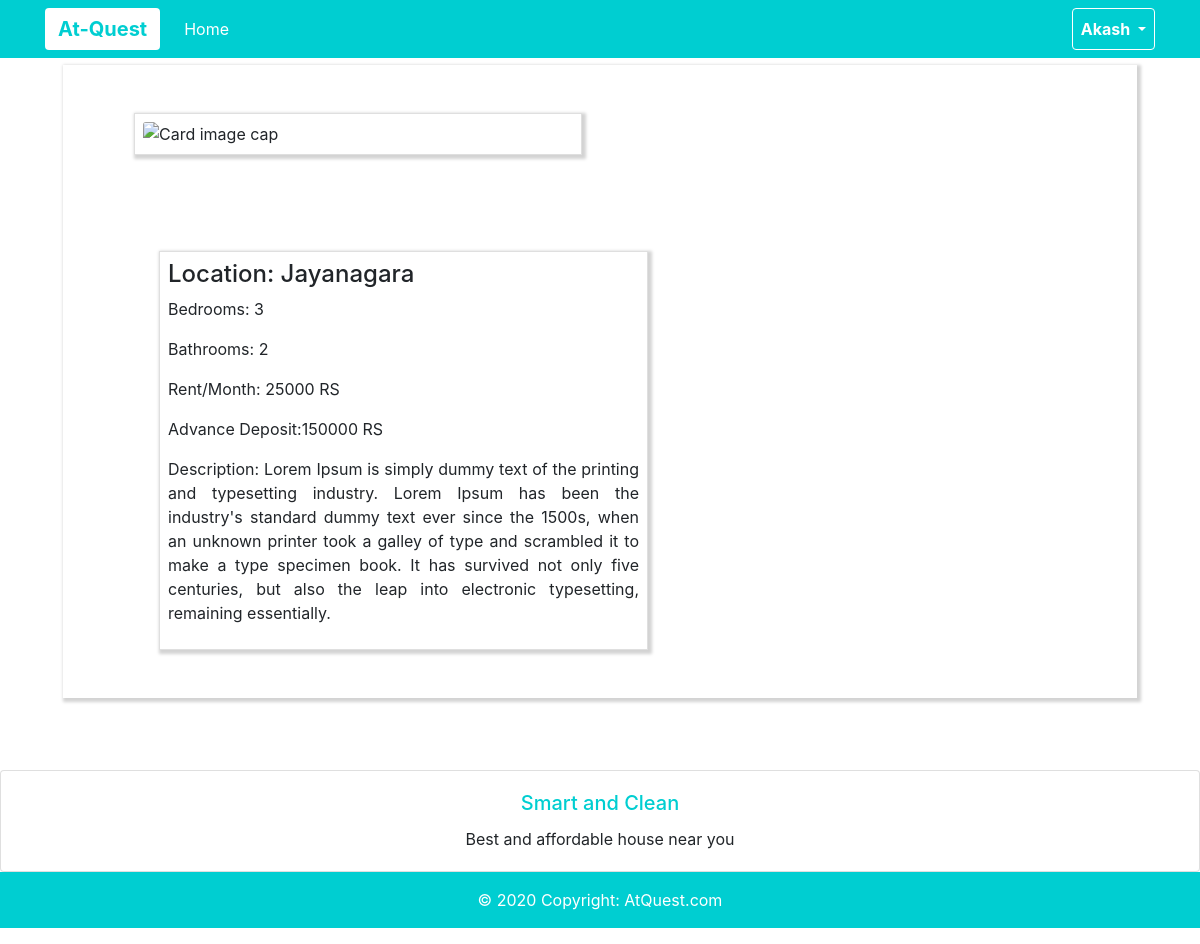
Page /product/14 (signed in) on the committed database.
### houseowner/models.py (models this page shows)
class housedetail(models.Model):
    mid = models.AutoField
    bedrooms = models.IntegerField()
    bathrooms = models.IntegerField()
    area = models.CharField(max_length=30)
    expected_rent = models.CharField(max_length=50)
    expected_advance = models.CharField(max_length=50)
    image = models.ImageField(upload_to="houseowner/images")

### customer/views.py (the view)
# urls.py: path('product/<int:mid>', views.product, name='product'),
@login_required
def product(request, mid):
    product = housedetail.objects.filter(id=mid)
    print(product)
    return render(request, 'product.html', {'product': product[0]})

### customer/templates/product.html
{% extends 'base.html' %}
{% block content %}
<div class="row my-5 mx-5 px-5" style="  box-shadow: 2px 2px 3px 2px #D3D3D3; border-radius: 0px;">
    <div class="card px-2 my-5 py-2 "  style="width: 28rem; margin-left:23px; margin-bottom:50px; box-shadow: 2px 2px 3px 2px #D3D3D3; border-radius: 0px;">
    <img class="card-img-top" src="https://homelane.com/cdn-cgi/image/width=1440,fit=cover/https://super.homelane.com/products/07dec18/entertainment_unit/6.jpg"  alt="Card image cap">
    </div>
    <div class="card px-2 my-5 ml-5 py-2 col-6"  style="width: 28rem;  box-shadow: 2px 2px 3px 2px #D3D3D3; border-radius: 0px;">
        <h4>Location: {{product.area}}</h4>
        <p>Bedrooms: {{product.bedrooms}}</p>
        <p>Bathrooms: {{product.bathrooms}}</p>
        <p>Rent/Month: {{product.expected_rent}} RS</p>
        <p>Advance Deposit:{{product.expected_advance}} RS</p>
        <p class="text-justify">Description: Lorem Ipsum is simply dummy text of the printing and typesetting industry. Lorem Ipsum has been the industry's standard dummy text ever since the 1500s, when an unknown printer took a galley of type and scrambled it to make a type specimen book. It has survived not only five centuries, but also the leap into electronic typesetting, remaining essentially.</p>
    </div>
</div>
{% endblock %}

### customer/templates/base.html (shortened to what this page needs)
<!doctype html>
<html lang="en">
<head>
    <link rel="stylesheet" href="https://maxcdn.bootstrapcdn.com/bootstrap/4.0.0/css/bootstrap.min.css"
>
</head>
<body>
<nav class="navbar navbar-expand-lg fixed-top navbar-light  pb-2 mb-5" style="background-color: #00CED1; color: white;">
    <div class="container">
        <a class="navbar-brand btn " href="{% url 'home' %}" style="color:#00CED1; background-color: white;  font-size: 20px;"><b>At-Quest</b></a>
        <div class="collapse navbar-collapse" id="navbarSupportedContent">
            <ul class="navbar-nav mr-auto">
                <li class="nav-item active">
                    <a class="nav-link" href="{% url 'home' %}" style="color:white;">Home</a>
                </li>
            </ul>
            {% if user.is_authenticated %}
              <ul class="navbar-nav">
                  <li class="nav-item dropdown">
                      <a class="nav-link dropdown-toggle btn" style="background-color: #00CED1; color: white; border-color: white;" href="#" id="navbarDropdown" role="button"
                         data-toggle="dropdown" aria-haspopup="true" aria-expanded="false">
                          <strong style="color:white; text-transform: capitalize;" > {{ user.username }} </strong>
                      </a>
                  </li>
              </ul>
            {% else %}
            <form class="form-inline my-2 my-lg-0">
                <a href="{% url 'signup' %}" class="btn  mr-2" style="background-color: #00CED1; color: white; border-color: white;" >Signup</a>
                <a href="{% url 'login' %}" class="btn " style="background-color: #00CED1; color: white; border-color: white;">Log In</a>
            </form>
            {% endif %}
        </div>
    </div>
</nav>
<div class="container-fluid " style="margin-top: 65px;">
    {% block content %}
    {% endblock %}
</div>
<footer class="page-footer font-small  special-color-dark pt-4">
 <div class="card text-center">
  <div class="card-body">
    <h5 class="card-title" style="color:#00CED1;">Smart and Clean</h5>
    <p class="card-text">Best and affordable house near you</p>
  </div>
</div>
  <div class="footer-copyright text-center py-3 mb-3"style="background-color: #00CED1; color: white; ">© 2020 Copyright:
    <a href="#" style=" color: white;"> AtQuest.com</a>
  </div>
</footer>
</body>
</html>

### rows in the picture
housedetail: area "Jayanagara", bedrooms "3", bathrooms "2", expected_rent "25000", expected_advance "150000"

### other values in the picture
{{ user.username }} "Akash"
